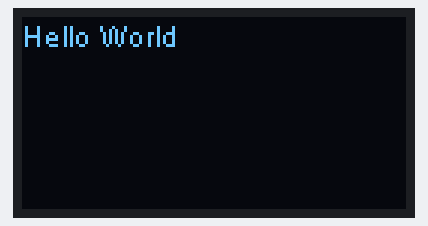
This sketch was run on a simulated ESP32. On the bench: 128×64 one-colour display.

Above: at 0.1 s.
At 0.6 s:
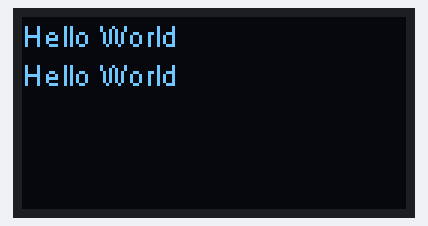
At 1.1 s:
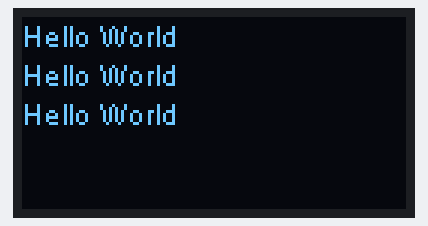
At 2.1 s:
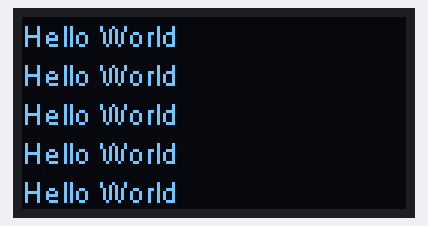
At 3.2 s:
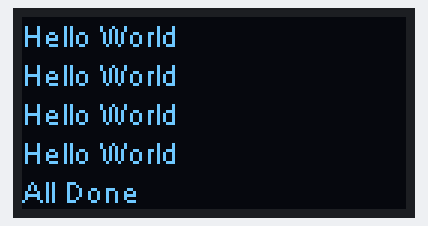
At 4.2 s:
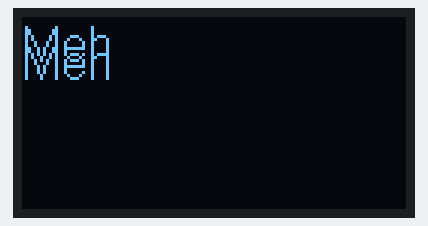

The sketch:

esp32_screen-print-test.ino
```cpp
/********
 *author=Jarod
 *
 *Jump to the bottom and read those lines and comments first, then work your
 *  way up to the functions and their comments. It'll make more sense that way.
 */

#include "Arduino.h"
#include "heltec.h"

void printBuffer(void) {
  // Initialize the log buffer and allocate memory to store 5 lines of
  //    text (don't change this number) and 30 chars per line (haven't
  //    figured out why this matters).
  Heltec.display->setLogBuffer(5, 30);

  // List of things to be printed (in order)
  const char* test[] = {
      "Hello",
      "World" ,
      "----"
  };

  for (uint8_t i = 0; i < 6; i++) {
    //clears the display
    Heltec.display->clear();
    //prints a line to the screen
    String myString = "Hello World";
    Heltec.display->println(myString);
    //print next element of list test to the screen
    /*Heltec.display->println(test[i]);*/
    // Add all println lines to the internal screen buffer (log)
    Heltec.display->drawLogBuffer(0, 0);
    // Display the log on the screen
    Heltec.display->display();
    delay(500);
  }
  Heltec.display->clear();
  Heltec.display->println("All Done");
  Heltec.display->drawLogBuffer(0, 0);
  Heltec.display->display();
}

void setup() {
  Heltec.begin(true /*DisplayEnable Enable*/, false /*LoRa Disable*/, true /*Serial Enable*/);
  Heltec.display->setContrast(255);
  Heltec.display->setFont(ArialMT_Plain_10);

  //Use this method if you want it to scroll through more lines than the screen can fit
  printBuffer();
  delay(1000);
  Heltec.display->clear();
  Heltec.display->setFont(ArialMT_Plain_16);
}

void loop() {
  //Use this method if you only want a few lines and want them to stay there
  Heltec.display->clear();
  Heltec.display->drawString(0,0,"Meh");
  Heltec.display->drawString(0,6,"Meh");
  Heltec.display->display();
}
```

Measured:
- what the display in image 1 shows lasts 0.5 s, from 0.6 s to 1.1 s
- what the display in image 3 shows lasts 1.0 s, from 2.1 s to 3.1 s
